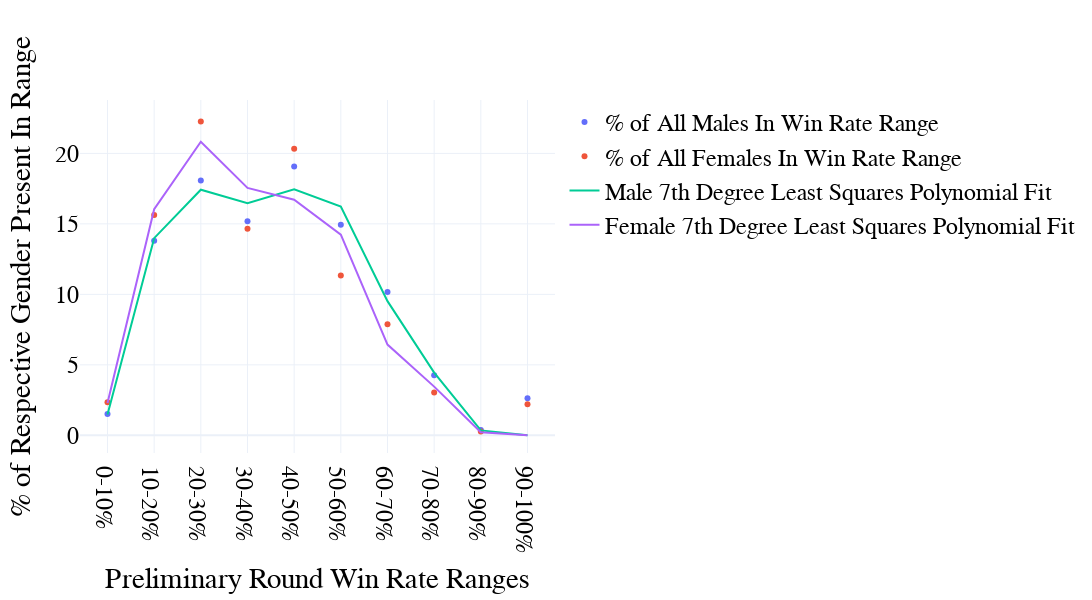

Write notebook code for a chart like this one.
### Markdown cell above
Use plotly to plot the data and write it to the disk.

### Code cell
layout = go.Layout(
    #title = f"Avg. Preliminary Round Win Rate: {round(avgPrelimWinPCTM, 2)}% (M), {round(avgPrelimWinPCTF, 2)}% (F)",
    xaxis = {"title": "Preliminary Round Win Rate Ranges"},
    yaxis = {"title": "% of Respective Gender Present In Range"},
)

fig = go.Figure(layout=layout)

fig.add_trace(go.Scatter(
    x = independentData,
    y = dependentDataM,
    mode = 'markers',
    name = '% of All Males In Win Rate Range'
))

fig.add_trace(go.Scatter(
    x = independentData,
    y = dependentDataF,
    mode = 'markers',
    name = '% of All Females In Win Rate Range'
))

fig.add_trace(go.Scatter(
    x = independentData,
    y = dependentDataLinearM,
    mode = 'lines',
    name = f"Male 7th Degree Least Squares Polynomial Fit"
))

fig.add_trace(go.Scatter(
    x = independentData,
    y = dependentDataLinearF,
    mode = 'lines',
    name = f"Female 7th Degree Least Squares Polynomial Fit"
))

fig.update_layout(
    autosize=False,
    width=1500,
    height=600,
    font_size=24,
    font_family="Times New Roman",
    font_color="black",
    title_font_size=24,
    template="plotly_white",
    title = {
        'y':0.95,
        'x':.5,
        'xanchor': 'center',
        'yanchor': 'top'
    }
)

iplot(fig)
fig.write_image(f"../assets/Gender_PrelimWinPCT_{YEAR}.svg")

### Figure 1 — Plotly figure (JSON) as saved in the notebook; plotly's stock layout.template omitted (floating-point values rounded to 4 significant figures)
{"data": [{"mode": "markers", "name": "% of All Males In Win Rate Range", "type": "scatter", "x": ["0-10%", "10-20%", "20-30%", "30-40%", "40-50%", "50-60%", "60-70%", "70-80%", "80-90%", "90-100%"], "y": [1.506, 13.8, 18.07, 15.18, 19.07, 14.93, 10.16, 4.266, 0.3764, 2.635]}, {"mode": "markers", "name": "% of All Females In Win Rate Range", "type": "scatter", "x": ["0-10%", "10-20%", "20-30%", "30-40%", "40-50%", "50-60%", "60-70%", "70-80%", "80-90%", "90-100%"], "y": [2.351, 15.63, 22.27, 14.66, 20.33, 11.34, 7.884, 3.043, 0.2766, 2.213]}, {"mode": "lines", "name": "Male 7th Degree Least Squares Polynomial Fit", "type": "scatter", "x": ["0-10%", "10-20%", "20-30%", "30-40%", "40-50%", "50-60%", "60-70%", "70-80%", "80-90%", "90-100%"], "y": [1.483, 13.99, 17.42, 16.47, 17.46, 16.22, 9.518, 4.45, 0.3534, 0]}, {"mode": "lines", "name": "Female 7th Degree Least Squares Polynomial Fit", "type": "scatter", "x": ["0-10%", "10-20%", "20-30%", "30-40%", "40-50%", "50-60%", "60-70%", "70-80%", "80-90%", "90-100%"], "y": [2.3, 16.04, 20.82, 17.55, 16.72, 14.23, 6.438, 3.456, 0.225, 0]}], "layout": {"autosize": false, "font": {"color": "black", "family": "Times New Roman", "size": 24}, "height": 600, "title": {"font": {"size": 24}, "x": 0.5, "xanchor": "center", "y": 0.95, "yanchor": "top"}, "width": 1500, "xaxis": {"title": {"text": "Preliminary Round Win Rate Ranges"}}, "yaxis": {"title": {"text": "% of Respective Gender Present In Range"}}}}
